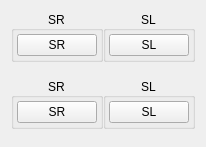
          <widget class="QWidget" name="bindingPage6">
           <layout class="QVBoxLayout" name="bindingLayout6">
            <property name="spacing">
             <number>16</number>
            </property>
            <item>
             <widget class="QWidget" name="buttonShoulderButtonsSLSRLeft" native="true">
              <layout class="QHBoxLayout" name="horizontalLayout">
               <property name="spacing">
                <number>0</number>
               </property>
               <property name="leftMargin">
                <number>0</number>
               </property>
               <property name="topMargin">
                <number>0</number>
               </property>
               <property name="rightMargin">
                <number>0</number>
               </property>
               <property name="bottomMargin">
                <number>0</number>
               </property>
               <item>
                <widget class="QGroupBox" name="buttonShoulderButtonsSRLeftGroup">
                 <property name="title">
                  <string>SR</string>
                 </property>
                 <property name="alignment">
                  <set>Qt::AlignmentFlag::AlignCenter</set>
                 </property>
                 <layout class="QVBoxLayout" name="buttonShoulderButtonsSRLeftVerticalLayout">
                  <property name="spacing">
                   <number>3</number>
                  </property>
                  <property name="leftMargin">
                   <number>3</number>
                  </property>
                  <property name="topMargin">
                   <number>3</number>
                  </property>
                  <property name="rightMargin">
                   <number>3</number>
                  </property>
                  <property name="bottomMargin">
                   <number>3</number>
                  </property>
                  <item>
                   <widget class="UIControls::Button" name="buttonSRLeft">
                    <property name="styleSheet">
                     <string notr="true">min-width: 68px;</string>
                    </property>
                    <property name="text">
                     <string>SR</string>
                    </property>
                   </widget>
                  </item>
                 </layout>
                </widget>
               </item>
               <item>
                <widget class="QGroupBox" name="buttonShoulderButtonsSLLeftGroup">
                 <property name="title">
                  <string>SL</string>
                 </property>
                 <property name="alignment">
                  <set>Qt::AlignmentFlag::AlignCenter</set>
                 </property>
                 <layout class="QVBoxLayout" name="buttonShoulderButtonsSLLeftVerticalLayout">
                  <property name="spacing">
                   <number>3</number>
                  </property>
                  <property name="leftMargin">
                   <number>3</number>
                  </property>
                  <property name="topMargin">
                   <number>3</number>
                  </property>
                  <property name="rightMargin">
                   <number>3</number>
                  </property>
                  <property name="bottomMargin">
                   <number>3</number>
                  </property>
                  <item>
                   <widget class="UIControls::Button" name="buttonSLLeft">
                    <property name="styleSheet">
                     <string notr="true">min-width: 68px;</string>
                    </property>
                    <property name="text">
                     <string>SL</string>
                    </property>
                   </widget>
                  </item>
                 </layout>
                </widget>
               </item>
              </layout>
             </widget>
            </item>
            <item>
             <widget class="QWidget" name="buttonShoulderButtonsSLSRRight" native="true">
              <layout class="QHBoxLayout" name="horizontalLayout_8">
               <property name="spacing">
                <number>0</number>
               </property>
               <property name="leftMargin">
                <number>0</number>
               </property>
               <property name="topMargin">
                <number>0</number>
               </property>
               <property name="rightMargin">
                <number>0</number>
               </property>
               <property name="bottomMargin">
                <number>0</number>
               </property>
               <item>
                <widget class="QGroupBox" name="buttonShoulderButtonsSRRightGroup">
                 <property name="title">
                  <string>SR</string>
                 </property>
                 <property name="alignment">
                  <set>Qt::AlignmentFlag::AlignCenter</set>
                 </property>
                 <layout class="QVBoxLayout" name="buttonShoulderButtonsSRRightVerticalLayout">
                  <property name="spacing">
                   <number>3</number>
                  </property>
                  <property name="leftMargin">
                   <number>3</number>
                  </property>
                  <property name="topMargin">
                   <number>3</number>
                  </property>
                  <property name="rightMargin">
                   <number>3</number>
                  </property>
                  <property name="bottomMargin">
                   <number>3</number>
                  </property>
                  <item>
                   <widget class="UIControls::Button" name="buttonSRRight">
                    <property name="styleSheet">
                     <string notr="true">min-width: 68px;</string>
                    </property>
                    <property name="text">
                     <string>SR</string>
                    </property>
                   </widget>
                  </item>
                 </layout>
                </widget>
               </item>
               <item>
                <widget class="QGroupBox" name="buttonShoulderButtonsSLRightGroup">
                 <property name="title">
                  <string>SL</string>
                 </property>
                 <property name="alignment">
                  <set>Qt::AlignmentFlag::AlignCenter</set>
                 </property>
                 <layout class="QVBoxLayout" name="buttonShoulderButtonsSLRightVerticalLayout">
                  <property name="spacing">
                   <number>3</number>
                  </property>
                  <property name="leftMargin">
                   <number>3</number>
                  </property>
                  <property name="topMargin">
                   <number>3</number>
                  </property>
                  <property name="rightMargin">
                   <number>3</number>
                  </property>
                  <property name="bottomMargin">
                   <number>3</number>
                  </property>
                  <item>
                   <widget class="UIControls::Button" name="buttonSLRight">
                    <property name="styleSheet">
                     <string notr="true">min-width: 68px;</string>
                    </property>
                    <property name="text">
                     <string>SL</string>
                    </property>
                   </widget>
                  </item>
                 </layout>
                </widget>
               </item>
              </layout>
             </widget>
            </item>
            <item>
             <spacer name="bindingSpacer6">
              <property name="orientation">
               <enum>Qt::Orientation::Vertical</enum>
              </property>
             </spacer>
            </item>
           </layout>
          </widget>
